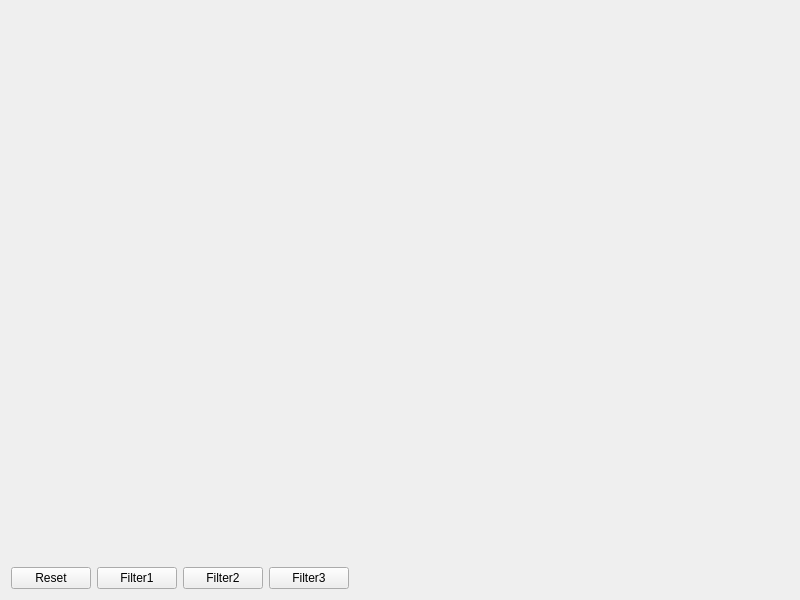
<?xml version="1.0" encoding="UTF-8"?>
<ui version="4.0">
 <class>MainWidget</class>
 <widget class="QWidget" name="MainWidget">
  <property name="geometry">
   <rect>
    <x>0</x>
    <y>0</y>
    <width>800</width>
    <height>600</height>
   </rect>
  </property>
  <property name="windowTitle">
   <string>MainWidget</string>
  </property>
  <layout class="QGridLayout" name="gridLayout">
   <item row="3" column="0">
    <widget class="QLabel" name="imageLabel">
     <property name="enabled">
      <bool>true</bool>
     </property>
     <property name="sizePolicy">
      <sizepolicy hsizetype="Preferred" vsizetype="Preferred">
       <horstretch>0</horstretch>
       <verstretch>0</verstretch>
      </sizepolicy>
     </property>
     <property name="text">
      <string/>
     </property>
     <property name="alignment">
      <set>Qt::AlignLeading|Qt::AlignLeft|Qt::AlignTop</set>
     </property>
    </widget>
   </item>
   <item row="4" column="0">
    <layout class="QHBoxLayout" name="horizontalLayout">
     <item>
      <widget class="QPushButton" name="resetButton">
       <property name="text">
        <string>Reset</string>
       </property>
      </widget>
     </item>
     <item>
      <widget class="QPushButton" name="filterButton">
       <property name="text">
        <string>Filter1</string>
       </property>
      </widget>
     </item>
     <item>
      <widget class="QPushButton" name="filterButton1">
       <property name="text">
        <string>Filter2</string>
       </property>
      </widget>
     </item>
     <item>
      <widget class="QPushButton" name="filterButton2">
       <property name="text">
        <string>Filter3</string>
       </property>
      </widget>
     </item>
     <item>
      <spacer name="horizontalSpacer">
       <property name="orientation">
        <enum>Qt::Horizontal</enum>
       </property>
       <property name="sizeHint" stdset="0">
        <size>
         <width>779</width>
         <height>20</height>
        </size>
       </property>
      </spacer>
     </item>
    </layout>
   </item>
  </layout>
 </widget>
 <resources/>
 <connections/>
</ui>
